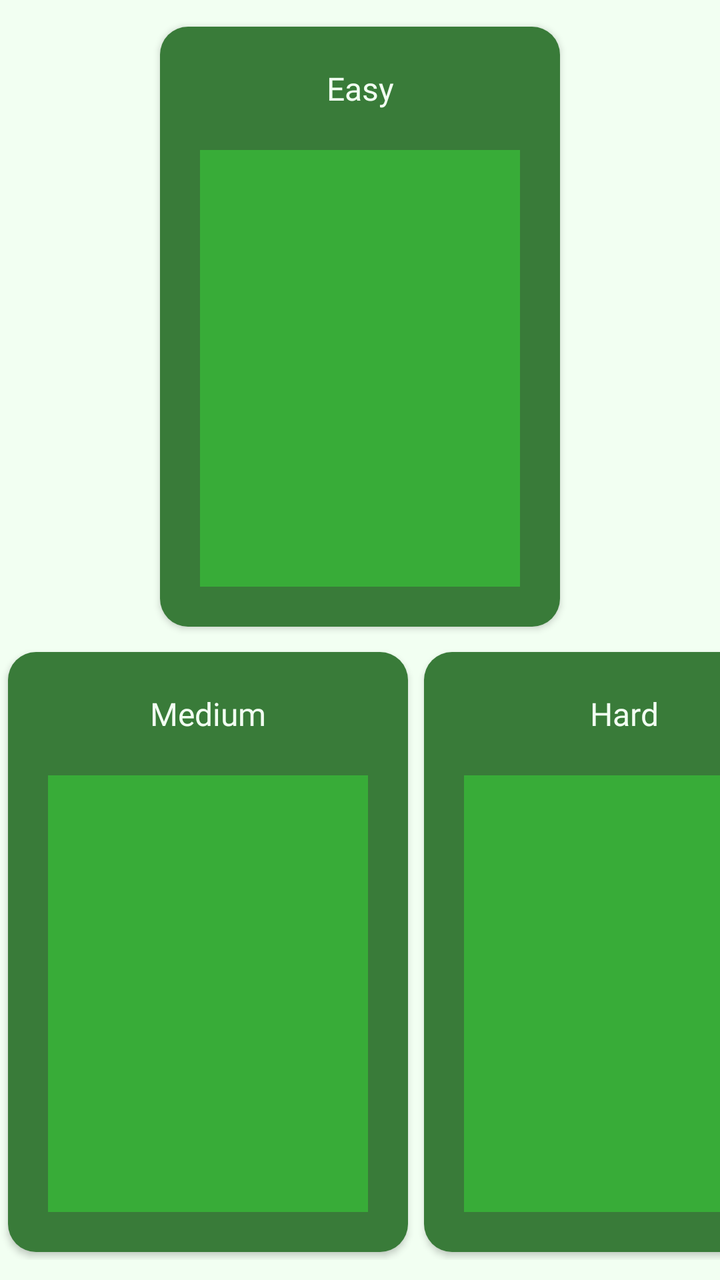
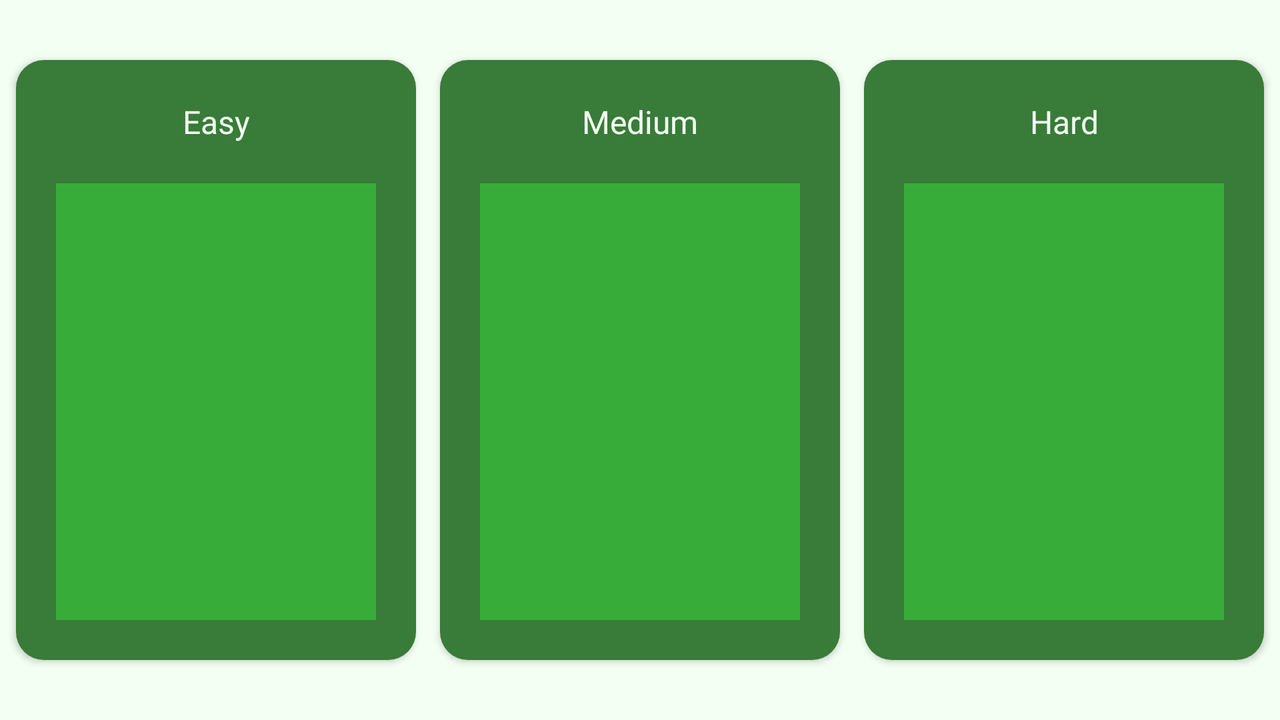

Two renders of one Android screen. The first uses the default layout on a phone; the second uses the alternative layout the repository ships for a different screen configuration, on a matching device. The two XML files are below.
<!-- AndroidManifest.xml: application theme AppTheme -->
<!-- res/layout/activity_choose_quiz_mode.xml -->
<?xml version="1.0" encoding="utf-8"?>
<RelativeLayout xmlns:android="http://schemas.android.com/apk/res/android"
    android:id="@+id/activity_choose_quiz_mode_parent_layout"
    android:layout_width="match_parent"
    android:layout_height="match_parent"
    android:background="@color/quizBackgroundColor">

    <LinearLayout
        android:layout_width="match_parent"
        android:layout_height="match_parent"
        android:layout_centerInParent="true"
        android:orientation="vertical">

        
        <View
            android:layout_width="1px"
            android:layout_height="0dp"
            android:layout_weight="2"
            android:visibility="invisible" />

        <LinearLayout
            android:id="@+id/quiz_linear_layout1"
            android:layout_width="wrap_content"
            android:layout_height="wrap_content"
            android:layout_centerHorizontal="true"
            android:orientation="horizontal">

            
            <View
                android:layout_width="0dp"
                android:layout_height="1px"
                android:layout_weight="1"
                android:visibility="invisible" />

            <RelativeLayout
                android:id="@+id/quiz_mode_one_parent_layout"
                style="@style/quizChooseModeButtonStyle"
                android:layout_width="200dp"
                android:layout_height="300dp"
                android:layout_centerInParent="true"
                android:background="@drawable/background_quiz_mode"
                android:clickable="true"
                android:focusable="true">


                <LinearLayout
                    android:id="@+id/quiz_mode_one_linear_layout"
                    android:layout_width="match_parent"
                    android:layout_height="match_parent"
                    android:orientation="vertical"
                    android:padding="20dp">

                    
                    <TextView
                        android:id="@+id/quiz_mode_one_title_text_view"
                        style="@style/chooseQuizModeTitleStyle"
                        android:layout_width="match_parent"
                        android:layout_height="wrap_content"
                        android:layout_marginBottom="20dp"
                        android:gravity="center"
                        android:text="@string/quiz_mode_one_title"
                        android:textSize="16dp" />

                    <TextView
                        android:id="@+id/quiz_mode_one_description_text_view"
                        style="@style/chooseQuizModeDescriptionStyle"
                        android:layout_width="match_parent"
                        android:layout_height="0dp"
                        android:layout_weight="1"
                        android:background="@color/quizModeInnerBackground"
                        android:gravity="center"
                        android:text=""
                        android:textSize="16dp" />


                </LinearLayout>

                
                <ImageView
                    android:layout_width="match_parent"
                    android:layout_height="match_parent"
                    android:src="?android:attr/selectableItemBackground" />

            </RelativeLayout>


            
            <View
                android:layout_width="0dp"
                android:layout_height="1px"
                android:layout_weight="1"
                android:visibility="invisible" />


        </LinearLayout>

        
        <View
            android:layout_width="1px"
            android:layout_height="0dp"
            android:layout_weight="1"
            android:visibility="invisible" />

        <LinearLayout
            android:id="@+id/quiz_linear_layout2"
            android:layout_width="wrap_content"
            android:layout_height="wrap_content"
            android:layout_below="@id/quiz_linear_layout1"
            android:layout_centerInParent="true"
            android:orientation="horizontal">

            
            <View
                android:layout_width="0dp"
                android:layout_height="1px"
                android:layout_weight="1"
                android:visibility="invisible" />

            <RelativeLayout
                android:id="@+id/quiz_mode_two_parent_layout"
                style="@style/quizChooseModeButtonStyle"
                android:layout_width="200dp"
                android:layout_height="300dp"
                android:layout_centerInParent="true"
                android:background="@drawable/background_quiz_mode"
                android:clickable="true"
                android:focusable="true">


                <LinearLayout
                    android:id="@+id/quiz_mode_two_linear_layout"
                    android:layout_width="match_parent"
                    android:layout_height="match_parent"
                    android:orientation="vertical"
                    android:padding="20dp">

                    
                    <TextView
                        android:id="@+id/quiz_mode_two_title_text_view"
                        style="@style/chooseQuizModeTitleStyle"
                        android:layout_width="match_parent"
                        android:layout_height="wrap_content"
                        android:layout_marginBottom="20dp"
                        android:gravity="center"
                        android:text="@string/quiz_mode_two_title"
                        android:textSize="16dp" />

                    <TextView
                        android:id="@+id/quiz_mode_two_description_text_view"
                        style="@style/chooseQuizModeDescriptionStyle"
                        android:layout_width="match_parent"
                        android:layout_height="0dp"
                        android:layout_weight="1"
                        android:background="@color/quizModeInnerBackground"
                        android:gravity="center"
                        android:text=""
                        android:textSize="16dp" />


                </LinearLayout>

                
                <ImageView
                    android:layout_width="match_parent"
                    android:layout_height="match_parent"
                    android:src="?android:attr/selectableItemBackground" />

            </RelativeLayout>

            
            <View
                android:layout_width="0dp"
                android:layout_height="1px"
                android:layout_weight="1"
                android:visibility="invisible" />

            <RelativeLayout
                android:id="@+id/quiz_mode_three_parent_layout"
                style="@style/quizChooseModeButtonStyle"
                android:layout_width="200dp"
                android:layout_height="300dp"
                android:layout_centerInParent="true"
                android:background="@drawable/background_quiz_mode"
                android:clickable="true"
                android:focusable="true">


                <LinearLayout
                    android:id="@+id/quiz_mode_three_linear_layout"
                    android:layout_width="match_parent"
                    android:layout_height="match_parent"
                    android:orientation="vertical"
                    android:padding="20dp">

                    
                    <TextView
                        android:id="@+id/quiz_mode_three_title_text_view"
                        style="@style/chooseQuizModeTitleStyle"
                        android:layout_width="match_parent"
                        android:layout_height="wrap_content"
                        android:layout_marginBottom="20dp"
                        android:gravity="center"
                        android:text="@string/quiz_mode_three_title"
                        android:textSize="16dp" />

                    <TextView
                        android:id="@+id/quiz_mode_three_description_text_view"
                        style="@style/chooseQuizModeDescriptionStyle"
                        android:layout_width="match_parent"
                        android:layout_height="0dp"
                        android:layout_weight="1"
                        android:background="@color/quizModeInnerBackground"
                        android:gravity="center"
                        android:text=""
                        android:textSize="16dp" />


                </LinearLayout>

                
                <ImageView
                    android:layout_width="match_parent"
                    android:layout_height="match_parent"
                    android:src="?android:attr/selectableItemBackground" />

            </RelativeLayout>

            
            <View
                android:layout_width="0dp"
                android:layout_height="1px"
                android:layout_weight="1"
                android:visibility="invisible" />


        </LinearLayout>

        
        <View
            android:layout_width="1px"
            android:layout_height="0dp"
            android:layout_weight="2"
            android:visibility="invisible" />


    </LinearLayout>


</RelativeLayout>
<!-- resources referenced by this layout -->
<resources>
  <color name="quizBackgroundColor">#f2fff2</color>
  <color name="quizModeInnerBackground">#38ac38</color>
  <!-- drawable background_quiz_mode (drawable) -->
  <?xml version="1.0" encoding="utf-8"?>
  <shape
      xmlns:android="http://schemas.android.com/apk/res/android"
      android:shape="rectangle">
      <corners
          android:radius="14dp"
          />
      <padding
          android:left="0dp"
          android:top="0dp"
          android:right="0dp"
          android:bottom="0dp"
          />
      
      
      
      
  
      
          
          
          
      <solid
          android:color="@color/quizModeBackground"
          />
  </shape>
  <string name="quiz_mode_one_title">Easy</string>
  <string name="quiz_mode_three_title">Hard</string>
  <string name="quiz_mode_two_title">Medium</string>
  <style name="chooseQuizModeDescriptionStyle">
  
      </style>
  <style name="chooseQuizModeTitleStyle">
          <item name="android:textColor">@color/quizBackgroundColor</item>
      </style>
  <style name="quizChooseModeButtonStyle">
          <item name="android:elevation" tools:ignore="NewApi">2dp</item>
          <item name="android:layout_margin">4dp</item>
  
          <item name="android:ambientShadowAlpha" tools:ignore="NewApi">1</item>
          <item name="android:spotShadowAlpha" tools:ignore="NewApi">1</item>
      </style>
  <style name="AppTheme" parent="Base.Theme.AppCompat.Light.DarkActionBar">
          
          <item name="colorPrimary">@color/colorPrimary</item>
          <item name="colorPrimaryDark">@color/colorPrimaryDark</item>
          <item name="colorAccent">@color/colorAccent</item>
          <item name="android:navigationBarColor" tools:targetApi="lollipop">@color/navBarColor</item>
  
          
          <item name="android:fontFamily">@font/coda</item>
  
      </style>
  <color name="quizModeBackground">#397b39</color>
  <color name="colorPrimary">#38ac38</color>
  <color name="colorPrimaryDark">#224225</color>
  <color name="colorAccent">#397b39</color>
  <color name="navBarColor">#224225</color>
</resources>
<!-- res/layout-land/activity_choose_quiz_mode.xml (the repository's variant of the layout above) -->
<!-- drawn on the phone turned sideways -->
<?xml version="1.0" encoding="utf-8"?>
<RelativeLayout xmlns:android="http://schemas.android.com/apk/res/android"
    android:id="@+id/activity_choose_quiz_mode_parent_layout"
    android:layout_width="match_parent"
    android:layout_height="match_parent"
    android:background="@color/quizBackgroundColor">

    <LinearLayout
        android:layout_width="wrap_content"
        android:layout_height="wrap_content"
        android:layout_centerInParent="true"
        android:orientation="horizontal">

        
        <View
            android:layout_width="0dp"
            android:layout_height="1px"
            android:layout_weight="1"
            android:visibility="invisible" />

        <RelativeLayout
            android:id="@+id/quiz_mode_one_parent_layout"
            style="@style/quizChooseModeButtonStyle"
            android:layout_width="200dp"
            android:layout_height="300dp"
            android:layout_centerInParent="true"
            android:background="@drawable/background_quiz_mode"
            android:clickable="true"
            android:focusable="true">


            <LinearLayout
                android:id="@+id/quiz_mode_one_linear_layout"
                android:layout_width="match_parent"
                android:layout_height="match_parent"
                android:orientation="vertical"
                android:padding="20dp">

                <TextView
                    android:id="@+id/quiz_mode_one_title_text_view"
                    style="@style/chooseQuizModeTitleStyle"
                    android:layout_width="match_parent"
                    android:layout_height="wrap_content"
                    android:layout_marginBottom="20dp"
                    android:gravity="center"
                    android:text="@string/quiz_mode_one_title"
                    android:textSize="16dp" />

                <TextView
                    android:id="@+id/quiz_mode_one_description_text_view"
                    style="@style/chooseQuizModeDescriptionStyle"
                    android:layout_width="match_parent"
                    android:layout_height="0dp"
                    android:layout_weight="1"
                    android:background="@color/quizModeInnerBackground"
                    android:gravity="center"
                    android:text=""
                    android:textSize="16dp" />


            </LinearLayout>

            
            <ImageView
                android:layout_width="match_parent"
                android:layout_height="match_parent"
                android:src="?android:attr/selectableItemBackground" />

        </RelativeLayout>

        
        <View
            android:layout_width="0dp"
            android:layout_height="1px"
            android:layout_weight="1"
            android:visibility="invisible" />

        <RelativeLayout
            android:id="@+id/quiz_mode_two_parent_layout"
            style="@style/quizChooseModeButtonStyle"
            android:layout_width="200dp"
            android:layout_height="300dp"
            android:layout_centerInParent="true"
            android:background="@drawable/background_quiz_mode"
            android:clickable="true"
            android:focusable="true">


            <LinearLayout
                android:id="@+id/quiz_mode_two_linear_layout"
                android:layout_width="match_parent"
                android:layout_height="match_parent"
                android:orientation="vertical"
                android:padding="20dp">

                
                <TextView
                    android:id="@+id/quiz_mode_two_title_text_view"
                    style="@style/chooseQuizModeTitleStyle"
                    android:layout_width="match_parent"
                    android:layout_height="wrap_content"
                    android:layout_marginBottom="20dp"
                    android:gravity="center"
                    android:text="@string/quiz_mode_two_title"
                    android:textSize="16dp" />

                <TextView
                    android:id="@+id/quiz_mode_two_description_text_view"
                    style="@style/chooseQuizModeDescriptionStyle"
                    android:layout_width="match_parent"
                    android:layout_height="0dp"
                    android:layout_weight="1"
                    android:background="@color/quizModeInnerBackground"
                    android:gravity="center"
                    android:text=""
                    android:textSize="16dp" />


            </LinearLayout>

            
            <ImageView
                android:layout_width="match_parent"
                android:layout_height="match_parent"
                android:src="?android:attr/selectableItemBackground" />

        </RelativeLayout>

        
        <View
            android:layout_width="0dp"
            android:layout_height="1px"
            android:layout_weight="1"
            android:visibility="invisible" />

        <RelativeLayout
            android:id="@+id/quiz_mode_three_parent_layout"
            style="@style/quizChooseModeButtonStyle"
            android:layout_width="200dp"
            android:layout_height="300dp"
            android:layout_centerInParent="true"
            android:background="@drawable/background_quiz_mode"
            android:clickable="true"
            android:focusable="true">


            <LinearLayout
                android:id="@+id/quiz_mode_three_linear_layout"
                android:layout_width="match_parent"
                android:layout_height="match_parent"
                android:orientation="vertical"
                android:padding="20dp">

                
                <TextView
                    android:id="@+id/quiz_mode_three_title_text_view"
                    style="@style/chooseQuizModeTitleStyle"
                    android:layout_width="match_parent"
                    android:layout_height="wrap_content"
                    android:layout_marginBottom="20dp"
                    android:gravity="center"
                    android:text="@string/quiz_mode_three_title"
                    android:textSize="16dp" />

                <TextView
                    android:id="@+id/quiz_mode_three_description_text_view"
                    style="@style/chooseQuizModeDescriptionStyle"
                    android:layout_width="match_parent"
                    android:layout_height="0dp"
                    android:layout_weight="1"
                    android:background="@color/quizModeInnerBackground"
                    android:gravity="center"
                    android:text=""
                    android:textSize="16dp" />


            </LinearLayout>

            
            <ImageView
                android:layout_width="match_parent"
                android:layout_height="match_parent"
                android:src="?android:attr/selectableItemBackground" />

        </RelativeLayout>

        
        <View
            android:layout_width="0dp"
            android:layout_height="1px"
            android:layout_weight="1"
            android:visibility="invisible" />


    </LinearLayout>


</RelativeLayout>
